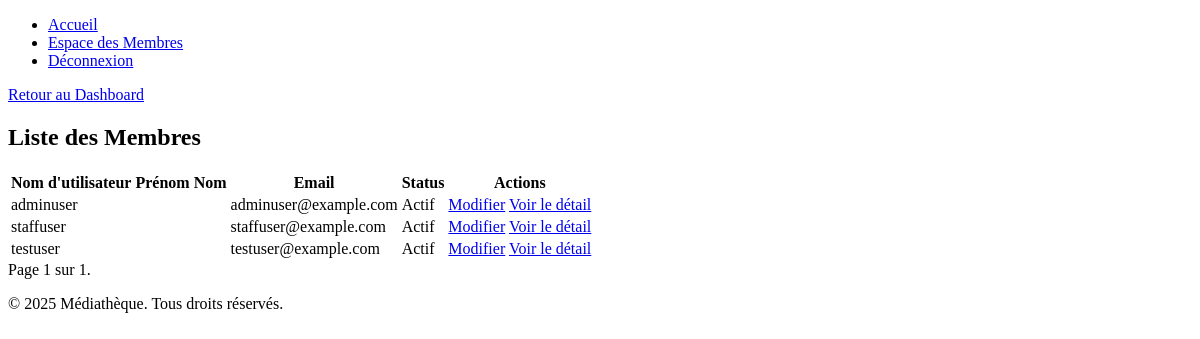
The page /staff/membres/ (signed in) on the database as committed earlier.
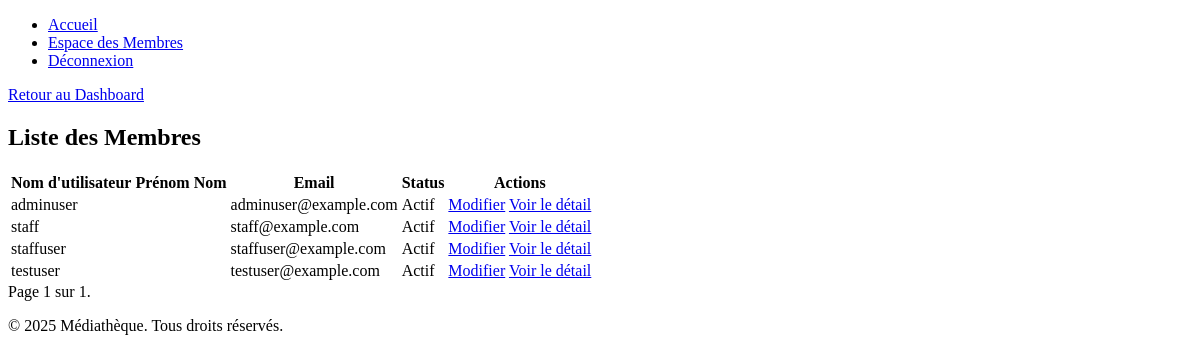
The same page on the database as committed later.
### mediatheque/authentification/models.py (models this page shows, shortened)
class CustomUser(AbstractUser):
    ADMIN = 'admin'
    STAFF = 'staff'
    CLIENT = 'client'
    ROLE_CHOICES = [
        (ADMIN, 'Admin'),
        (STAFF, 'Staff'),
        (CLIENT, 'Client'),
    ]
    role = models.CharField(max_length=20, choices=ROLE_CHOICES, default=CLIENT)
    objects = CustomUserManager()  # Utilisation du manager personnalisé

### mediatheque/staff/views/member_views.py (the view)
# urls.py: path('membres/', member_views.member_list, name='liste_membres'),
@login_required
@role_required(User.STAFF)
@permission_required('authentification.can_view_members', raise_exception=True)
def member_list(request):
    members = User.objects.exclude(pk__isnull=True).exclude(pk=0).exclude(pk=request.user.pk).order_by('username')
    page_number = request.GET.get('page', 1)
    paginator = Paginator(members, 10)  # 10 membres par page
    page_obj = paginator.get_page(page_number)
    return render(request, 'staff/members/member_list.html', {'page_obj': page_obj})

### mediatheque/staff/templates/staff/members/member_list.html (shortened to what this page needs)
{% extends 'base.html' %}
{% block return_link %}
<a href="{% url 'staff:espace_staff' %}">Retour au Dashboard</a>
{% endblock %}
{% block content %}
<div class="container mt-4">
    <h2>Liste des Membres</h2>
    <table class="table table-bordered">
        <thead>
        <tr>
            <th>Nom d'utilisateur</th>
            <th>Prénom</th>
            <th>Nom</th>
            <th>Email</th>
            <th>Status</th>
            <th>Actions</th>
        </tr>
        </thead>
        <tbody>
        {% for member in page_obj %}
        {% if member.pk and member.pk > 0 %}
        <tr>
            <td>{{ member.username }}</td>
            <td>{{ member.first_name }}</td>
            <td>{{ member.last_name }}</td>
            <td>{{ member.email }}</td>
            <td>{% if member.is_active %}Actif{% else %}Inactif{% endif %}</td>
            <td>
                <a href="{% url 'staff:modifier_membre' member.pk %}" class="btn btn-warning btn-sm">Modifier</a>
                <a href="{% url 'staff:membre_detail' pk=member.pk %}" class="btn btn-info btn-sm">Voir le détail</a>
            </td>
        </tr>
        {% else %}
        <tr>
            <td colspan="6" class="text-danger text-center">Membre invalide (pk={{ member.pk }})</td>
        </tr>
        {% endif %}
        {% empty %}
        <tr>
            <td colspan="6" class="text-center">Aucun membre trouvé.</td>
        </tr>
        {% endfor %}
        </tbody>
    </table>
    <div class="pagination mt-4">
        <span class="step-links">
            <span class="current">
                Page {{ page_obj.number }} sur {{ page_obj.paginator.num_pages }}.
            </span>
        </span>
    </div>
</div>
{% endblock %}

### mediatheque/templates/base.html (shortened to what this page needs)
<!DOCTYPE html>
<html lang="fr">
<head>
</head>
<body>
<header>
    <nav>
        <ul>
            <li><a href="{% url 'authentification:home' %}">Accueil</a></li>
            {% if user.is_authenticated %}
            {% if user.role == 'staff' %}
            <li><a href="{% url 'authentification:espace_staff' %}">Espace des Membres</a></li>
            {% elif user.role == 'client' %}
            <li><a href="{% url 'authentification:espace_client' %}">Espace du Personnel</a></li>
            {% endif %}
            <li><a href="{% url 'authentification:deconnexion' %}">Déconnexion</a></li>
            {% else %}
            <li><a href="{% url 'authentification:connexion' %}">Connexion</a></li>
            <li><a href="{% url 'authentification:inscription' %}">Inscription</a></li>
            {% endif %}
        </ul>
    </nav>
    {% block return_link %}{% endblock %}
</header>
<div class="container">
    {% block content %}
    {% endblock %}
</div>
<footer>
    <p>© 2025 Médiathèque. Tous droits réservés.</p>
</footer>
</body>
</html>

Rows that differ between the two databases and show on the page:
added CustomUser: username "staff", email "staff@example.com", is_active "Actif"
